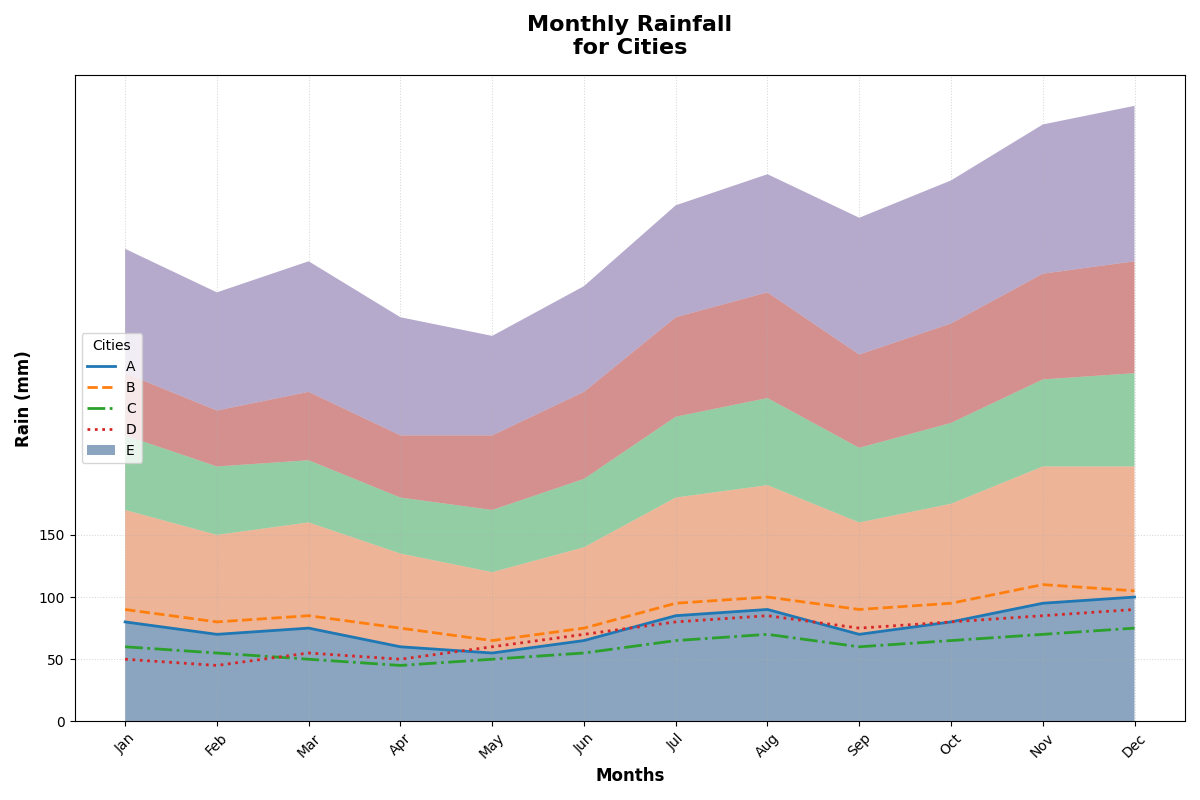

Recreate this plot in Python.
import matplotlib.pyplot as plt
import numpy as np

months = np.array(['Jan', 'Feb', 'Mar', 'Apr', 'May', 'Jun', 'Jul', 'Aug', 'Sep', 'Oct', 'Nov', 'Dec'])

city_a = np.array([80, 70, 75, 60, 55, 65, 85, 90, 70, 80, 95, 100])
city_b = np.array([90, 80, 85, 75, 65, 75, 95, 100, 90, 95, 110, 105])
city_c = np.array([60, 55, 50, 45, 50, 55, 65, 70, 60, 65, 70, 75])
city_d = np.array([50, 45, 55, 50, 60, 70, 80, 85, 75, 80, 85, 90])
city_e = np.array([100, 95, 105, 95, 80, 85, 90, 95, 110, 115, 120, 125])

data = np.vstack([city_a, city_b, city_c, city_d, city_e])

fig, ax = plt.subplots(figsize=(12, 8))

# Changing stackplot visualization using different line styles
lines = [ax.plot(months, city, linestyle=style, linewidth=2)[0] for city, style in zip(data, ['-', '--', '-.', ':'])]

# Updating the color fill via stackplot
ax.stackplot(months, data, colors=['#184c83', '#df6b31', '#299c4a', '#a92320', '#6f579b'], alpha=0.5)

# Title and labels
ax.set_title("Monthly Rainfall\nfor Cities", fontsize=16, fontweight='bold', pad=15)
ax.set_xlabel("Months", fontsize=12, weight='bold')
ax.set_ylabel("Rain (mm)", fontsize=12, weight='bold')

# Change legend to be more integrated within the plot
ax.legend(['A', 'B', 'C', 'D', 'E'], loc='center left', title='Cities', fontsize=10)

# Altering grid to be dotted
ax.grid(True, which='both', linestyle=':', linewidth=0.75, alpha=0.5)

# Formatter
ax.yaxis.set_major_formatter(plt.FuncFormatter(lambda x, _: f'{int(x)}'))
ax.set_xticks(np.arange(len(months)))
ax.set_xticklabels(months, fontsize=10, rotation=45)
ax.set_yticks(np.arange(0, 151, 50))
ax.set_yticklabels(np.arange(0, 151, 50), fontsize=10)

plt.tight_layout()

plt.show()
